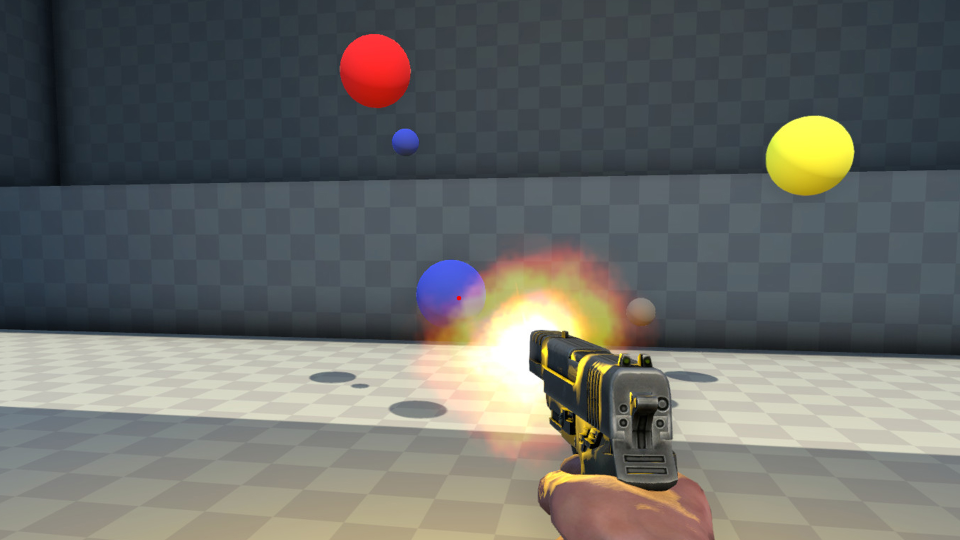
#> input picture Teste2.jpg, 1920 x 1080 px, found by its file name (shown at 1/2 size)
$ python Final_CN.py
#> lines starting #> are read from the running program, lines starting #| are printed output that depends on the picture; after the words box and inside, x2 and y2 are one past the last pixel; in counts of white or black regions, pixels touching at a corner belong together
import cv2 as cv
import numpy as np
import random
import matplotlib.pyplot as plt

import cv2 as cv
import numpy as np
import matplotlib.pyplot as plt

def detect_circles(image_path):
#> called with image_path = 'CN/Teste2.jpg'
    img = cv.imread(image_path)
#> img is the input picture: shape (1080, 1920, 3); mean B, G, R 102.9, 106.5, 105.2

    # Separando os canais de cor da imagem
    blue_channel = img[:,:,0]  # Canal azul
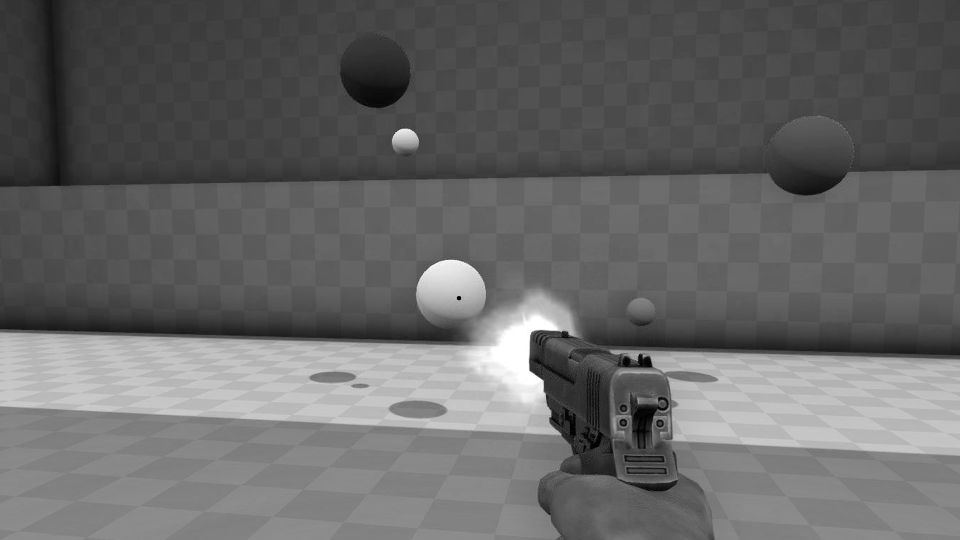
#> blue_channel: shape (1080, 1920) (shown at 1/2 size); min 0, max 255, mean 102.9

    # Aplicando operações de pré-processamento no canal azul
    kernel = np.ones((5,5), np.uint8)
    blue_channel = cv.GaussianBlur(blue_channel, (9,9), 0)
    blue_channel = cv.morphologyEx(blue_channel, cv.MORPH_OPEN, kernel)
    blue_channel = cv.morphologyEx(blue_channel, cv.MORPH_CLOSE, kernel)
    blue_channel = cv.threshold(blue_channel, 60, 255, cv.THRESH_BINARY_INV)[1]
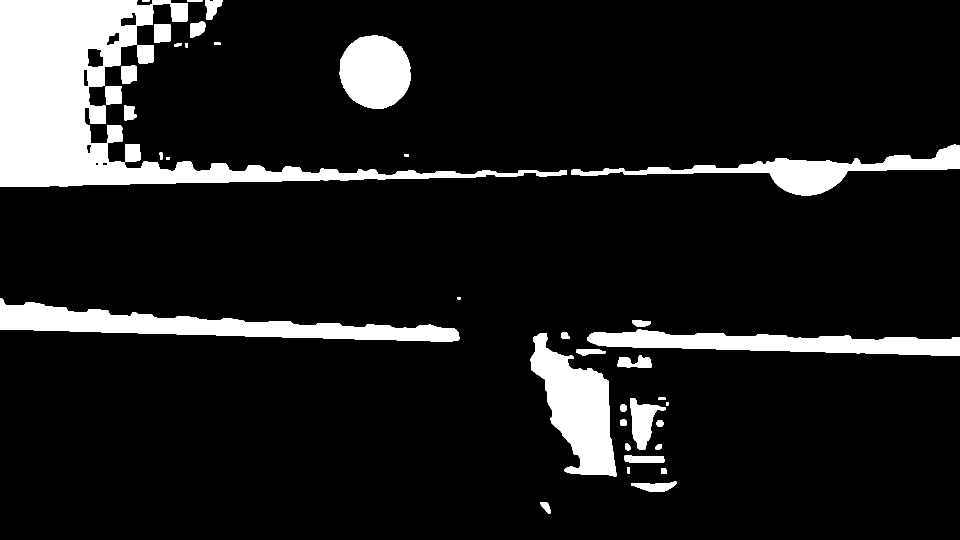
#> blue_channel: shape (1080, 1920) (shown at 1/2 size); 11.4% white; 40 white regions, largest, box (x1, y1, x2, y2) and area: (0, 0, 1134, 374) 103349, (0, 597, 919, 683) 31765, (1061, 666, 1233, 953) 25611
    blue_channel = cv.morphologyEx(blue_channel, cv.MORPH_CLOSE, kernel)

    canny = cv.Canny(blue_channel, 100, 200)
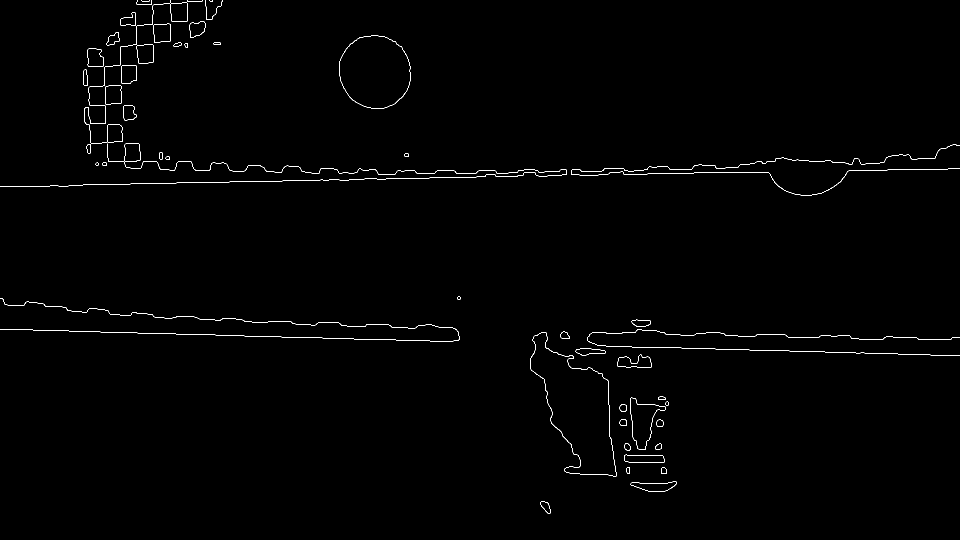
#> canny: shape (1080, 1920) (shown at 1/2 size); 0.62% white in thin lines or dots

    plt.imshow(blue_channel, cmap="gray")
    plt.show()

    circles = cv.HoughCircles(blue_channel,
                              cv.HOUGH_GRADIENT,
                              dp=1.1,
                              minDist=300,
                              param1=200,
                              param2=40,
                              minRadius=50,
                              maxRadius=400)
#> circles = [[1320.6, 571.5, 238.4], [330.6, 220.6, 145.8]]

    if circles is not None:
        circles = circles[0].astype(int)  # Convertendo para inteiros
#> circles = [[1320, 571, 238], [330, 220, 145]]
        return circles  # Retornando coordenadas x, y e raio dos círculos

    return None


def find_random_point_from_circle(circle_coordinates, max_iterations=1000):
    circle_x, circle_y, circle_radius = circle_coordinates

    tolerance = circle_radius  # Tolerância para ajustar a busca

    start_x, end_x = circle_x - circle_radius, circle_x + circle_radius
    start_y, end_y = circle_y - circle_radius, circle_y + circle_radius

    attempts_x = [start_x]
    attempts_y = [start_y]

    iterations = 0

    while iterations < max_iterations:
        mid_x = (start_x + end_x) / 2
        mid_y = (start_y + end_y) / 2

        attempts_x.append(mid_x)
        attempts_y.append(mid_y)

        # Verifica se o ponto aleatório está dentro do círculo
        if (mid_x - circle_x) ** 2 + (mid_y - circle_y) ** 2 < circle_radius ** 2 - tolerance:
            # Se estiver dentro do círculo, ajusta os limites da busca
            start_x = mid_x - tolerance
            end_x = mid_x + tolerance
            start_y = mid_y - tolerance
            end_y = mid_y + tolerance

        else:
            # Se estiver fora do círculo, atualiza os limites da busca
            if random.random() < 0.5:
                end_x = mid_x
            else:
                start_x = mid_x

            if random.random() < 0.5:
                end_y = mid_y
            else:
                start_y = mid_y

        if end_x - start_x < tolerance and end_y - start_y < tolerance:
            return (mid_x, mid_y), attempts_x, attempts_y

        iterations += 1

    return None, attempts_x, attempts_y

# Chamando a função com a imagem desejada
circles_coordinates = detect_circles("CN/Teste2.jpg")
#> circles_coordinates = [[1320, 571, 238], [330, 220, 145]]
print(circles_coordinates)
#| [[1320  571  238]
#|  [ 330  220  145]]

for circle_coordinates in circles_coordinates:
    random_point, attempts_x, attempts_y = find_random_point_from_circle(circle_coordinates)

    if random_point is not None:
        plt.plot(attempts_x, attempts_y, 'bo-', label='Attempts')
        plt.plot(random_point[0], random_point[1], 'ro', label='Random Point')
        circle = plt.Circle((circle_coordinates[0], circle_coordinates[1]), circle_coordinates[2], color='green', fill=False, label='Detected Circle')
        plt.gca().add_patch(circle)
        plt.xlabel('X')
        plt.ylabel('Y')
        plt.legend()

        plt.tight_layout()
        plt.show()
    else:
        print("Não foi possível encontrar um ponto aleatório dentro do círculo.")
#> this loop made 2 passes
#> (circle_x in find_random_point_from_circle, circle_y in find_random_point_from_circle, circle_radius in find_random_point_from_circle, tolerance in find_random_point_from_circle) on passes 1 to 2: (1320, 571, 238, 238), (330, 220, 145, 145)
#| Não foi possível encontrar um ponto aleatório dentro do círculo.
#| Não foi possível encontrar um ponto aleatório dentro do círculo.
